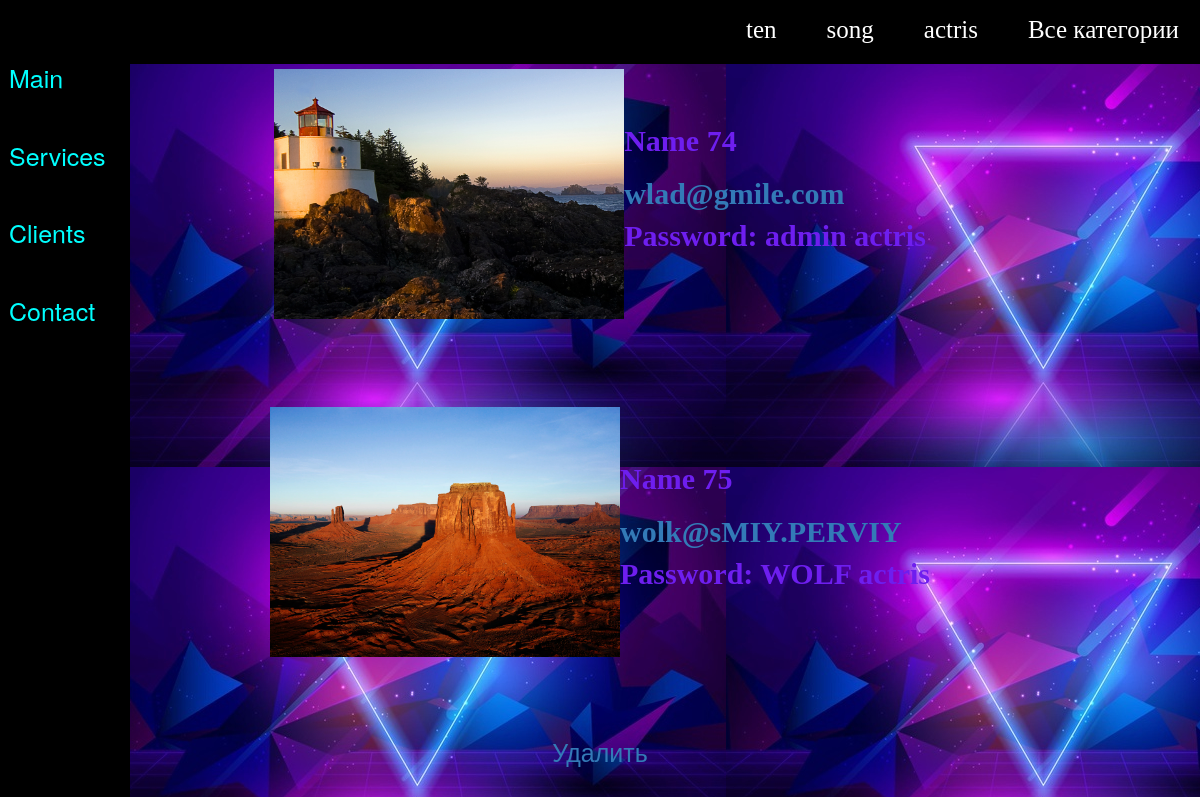
Page /category/1/ on the committed database.
### djamshut/models.py (models this page shows, shortened)
class Category(models.Model):
    name = models.CharField(max_length=100, db_index=True)
    def __str__(self):
        return self.name
    def get_absolute_url(self):
        return reverse('category', kwargs={'cat_id': self.pk})

class Regis(models.Model):
    name = models.EmailField()
    password = models.CharField(max_length=256)
    category = models.ForeignKey('Category', on_delete=models.PROTECT, null=True)
    photo = models.ImageField(upload_to="photos/%Y/%m/%d/", verbose_name="Фото")
    def get_absolute_url(self):
        return reverse('form', kwargs={'form_id': self.pk})

### djamshut/views.py (the view)
# urls.py: path('category/<int:cat_id>/', views.name_id2, name='category'),
def name_id2(request, cat_id):
    form = Regis.objects.filter(category_id=cat_id)
    context = {
        'form': form,
        'cat_id': cat_id,
        'cat_selected': cat_id,
    }
    return render(request, 'djamshut/clients.html',context=context)

### djamshut/templatetags/regis_tags.py (called while the page is built)
@register.inclusion_tag('djamshut/list_cateories.html')
def show_categories(sort=None, cat_selected=0):
    if not sort:
        cats = Category.objects.all()
    else:
        cats = Category.objects.order_by(sort)
    return {"cats": cats, "cat_selected": cat_selected}

### djamshut/templates/djamshut/clients.html
{% extends 'djamshut/base.html'%}
{% block content %}
{% load regis_tags%}
    <div>
    {% for i in form %}
        <div>
             <form>
                <table class="btn text-info">
                    <tr>
                        <th>
                            <img src="{{i.photo.url}}" width="350" height="250">
                        </th>
                        <th>
                            <p> Name {{i.pk}}</p><a href="{{ i.get_absolute_url }}">{{i.name}}</a>
                            <p>Password: {{i.password}} {{i.category}}</p>
                        </th>
                    </tr>
                </table>
             </form>
        </div>
    {% endfor %}
    <div>
        <h1><a href="/delete/1">Удалить</a></h1>
    </div>
    </div>
{% endblock %}

### djamshut/templates/djamshut/list_cateories.html
{% for c in cats %}
	{% if c.pk == cat_selected %}
		<li class="selected">{{c.name}}</li>
	{% else %}
		<li><a href="{{ c.get_absolute_url }}">{{c.name}}</a></li>
	{% endif %}
{% endfor %}

### djamshut/static/djigit/css/style.css (style rules this page uses)
.top a { margin-top:30px ; padding: 10px 1px 2px 9px; text-decoration: none; font-size: 25px; color: white; display: inline; font-family: "Bodoni MT"; }
.top li { display: inline; float: right; margin-left: 20px; margin-top: 10px; margin-right: 20px; }
form { text-align: center; text-decoration-color: #f2f2f2; margin-left: 0px; margin-top: 50px; width: 100%; padding: 12px 20px; box-sizing: border-box; font-size: 25px; }
body { background-image: url("neon-lights-background-theme_52683-44625.jpg"); background-repeat: revert; background-position: 100px 50px; background-size: auto ; }
.text-info { font-size: 30px; font-family: "Agency FB"; color: #42e5d1; }
p { font-size:30px; font-family: "JetBrains Mono"; color: #6e1eef; }
h1 { text-align: center; margin-left: 0px; margin-top: 50px; width: 100%; padding: 12px 20px; box-sizing: border-box; font-size: 25px; color: hotpink; }

### rows in the picture
Category: name "actris"
Category: name "song"
Category: name "ten"
Regis: photo (picture), pk "74", name "wlad@gmile.com", password "admin", category "actris"
Regis: photo (picture), pk "75", name "wolk@sMIY.PERVIY", password "WOLF", category "actris"
